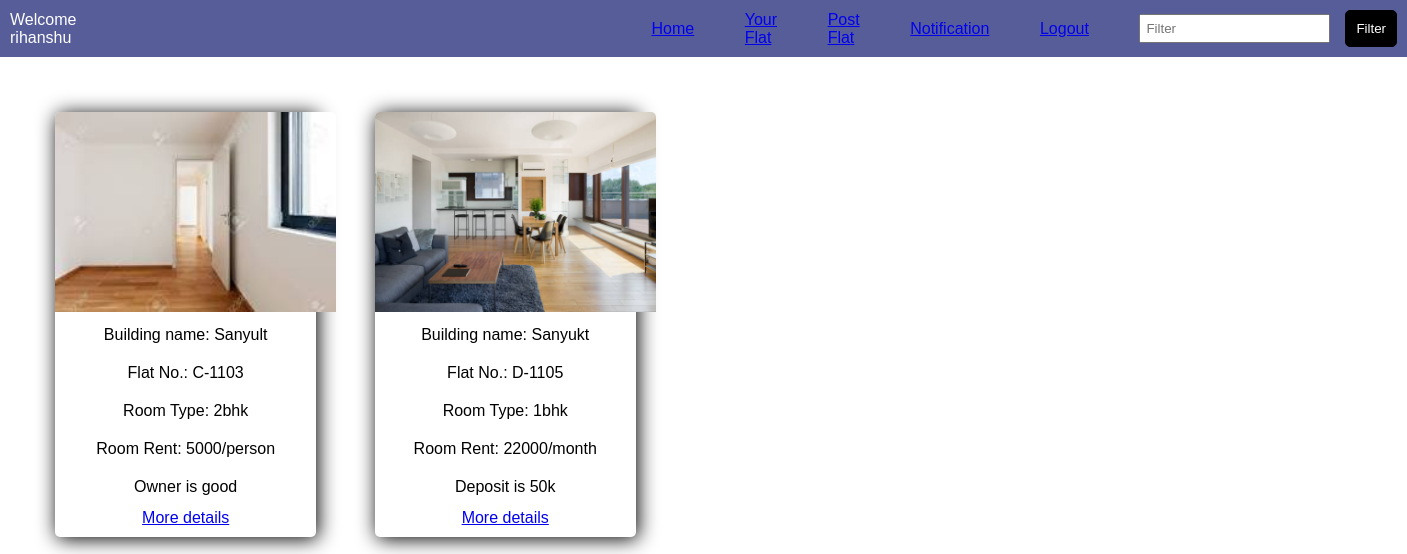
Screenshot of /post (signed in) with the database file from the repository.
### new1/models.py (models this page shows, shortened)
class User1(models.Model):
    username = models.ForeignKey(User, on_delete=models.CASCADE,null=True,blank=True)
    firstname = models.CharField(max_length=100,null=False)
    lastname = models.CharField(max_length=100)
    student_id=models.IntegerField(default=0)
    phone=models.IntegerField()
    branch = models.CharField(max_length=100)
    year=models.IntegerField(default=0)
    building_name = models.CharField(max_length=100)
    room_number = models.CharField(max_length=10)
    room_type = models.CharField(max_length=50)
    space=models.IntegerField(default=0)
    rent = models.CharField(max_length=100)
    images1 = models.ImageField(upload_to="media",null=True)
    comments = models.CharField(max_length=255)

### new1/views.py (the view)
# urls.py: path('post',views.post,name='post'),
def post(request):
    user22=request.user
    flats2=User1.objects.filter(username=user22)
    context={
        'flats2':flats2
    }
    return render(request,'flat_user.html',{'flats2':flats2})

### templates/flat_user.html (shortened to what this page needs)
<!DOCTYPE html>
<html lang="en">
<head>
</head>
<body>
  <nav>
    <ul>
      <li>Welcome {{request.user}}</li>
      <li><a href="{%url 'all_flat'%}">Home</a></li>
      <li><a href="{%url 'post'  %}">Your Flat</a></li>
      <li><a href="{%url 'cp'%}">Post Flat</a></li>
      <li><a href="{%url 'notify1'%}">Notification</a></li>
      <li><a href="{% url 'userlogout'%}">Logout</a></li>
      <li style="float:right;"><input type="text" placeholder="Filter" ></li>
      <li style="float:right;"><button style="float:right; background-color: black;"    type="submit">Filter</button></li>
    </ul>
  </nav>
  <div class="main">
   {% for flat in flats2 %}
   <div class="card">
   <div class="image">
       <img src="{{ flat.images1.url }}" alt="" class="prod-size"  width="200px">
   </div>
   <div class="title">
      Building name: <td>{{flat.building_name}}</td>
   </div>
   <div class="title">
       Flat No.: <td>{{flat.room_number}}</td>
    </div>
    <div class="title">
       Room Type: <td>{{flat.room_type}}</td>
    </div>
    <div class="title">
       Room Rent: <td>{{flat.rent}}</td>
    </div>
   <div class="des">
       <td>{{flat.comments}}</td>
   </div>
   <div class="title">
       <td><a href="{%url 'useredit1' flat.id%}">More details</a></td>
    </div>
   </div>
   {% endfor %}
   </div>
</body>
</html>

### templates/flat_user.html (style rules this page uses)
body { font-family: Arial, sans-serif; margin: 0; padding: 0; }
nav { background-color: #575d99; color: #fff; display: flex; justify-content: space-between; padding: 10px; }
ul { list-style: none; margin: 0; padding: 0; display: flex; align-items: center; }
li { margin-left: 15px; }
li:first-child { margin-left: 0; }
input[type="text"] { padding: 5px; }
button { padding: 5px 10px; background-color: #007bff; color: #fff; border: none; cursor: pointer; }
* { margin: 0px; padding: 0px; }
body { font-family: arial; }
.main { margin: 2%; }
.card { width: 19.33%; display: inline-block; box-shadow: 2px 2px 20px black; border-radius: 5px; margin: 2%; }
.image img { width: 100%; border-top-right-radius: 5px; border-top-left-radius: 5px; width: 281px; height: 200px; }
.title { text-align: center; padding: 10px; }
.des { padding: 3px; text-align: center; padding-top: 10px; border-bottom-right-radius: 5px; border-bottom-left-radius: 5px; }
button { background-color: white; border: 1px solid black; border-radius: 5px; padding:10px; }

### rows the page displays
User1: images1 (picture), building_name "Sanyult", room_number "C-1103", room_type "2bhk", rent "5000/person", comments "Owner is good"
User1: images1 (picture), building_name "Sanyukt", room_number "D-1105", room_type "1bhk", rent "22000/month", comments "Deposit is 50k"

### other values shown
{{ request.user }} "rihanshu"
